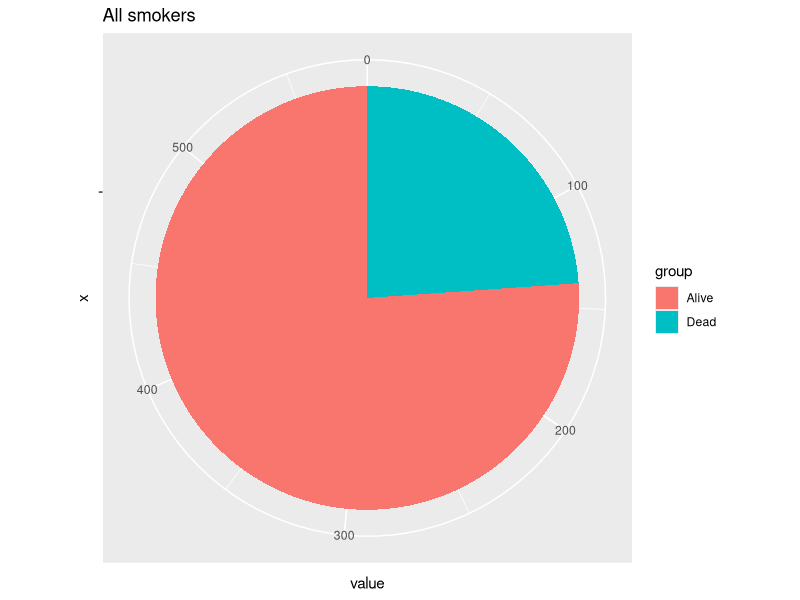
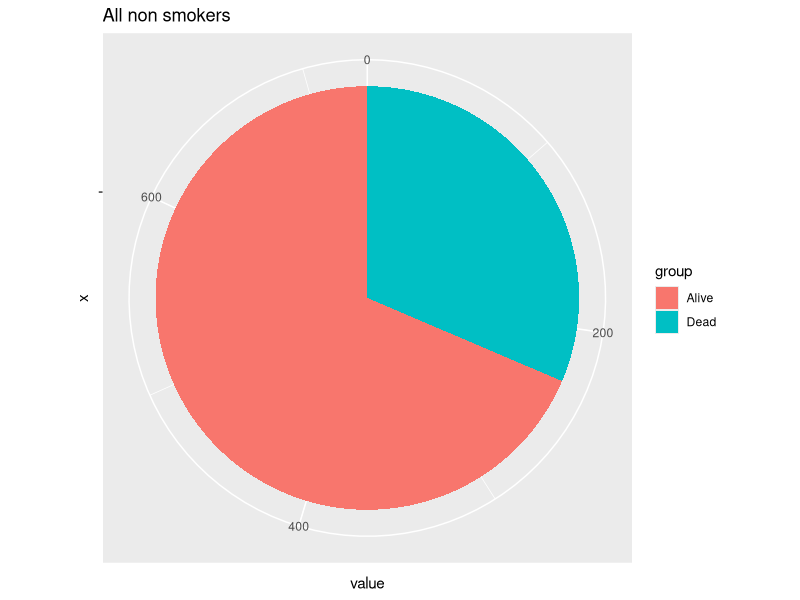
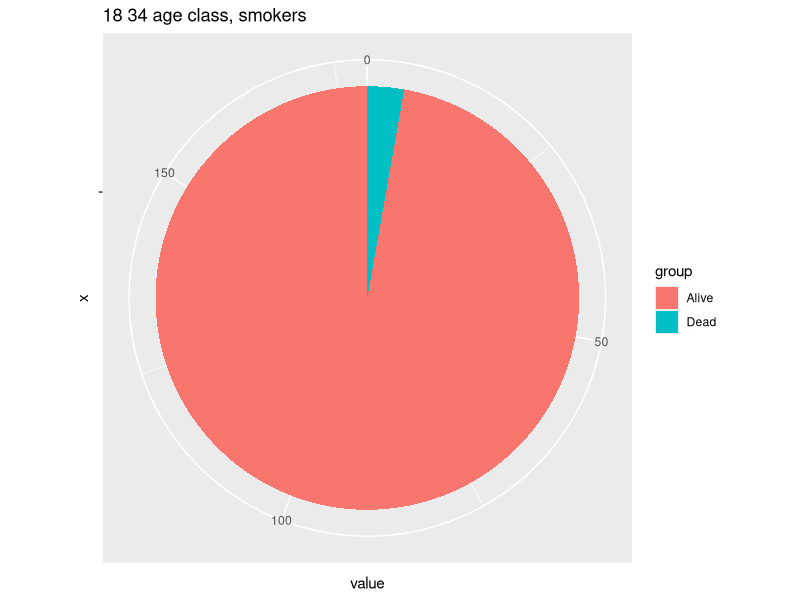
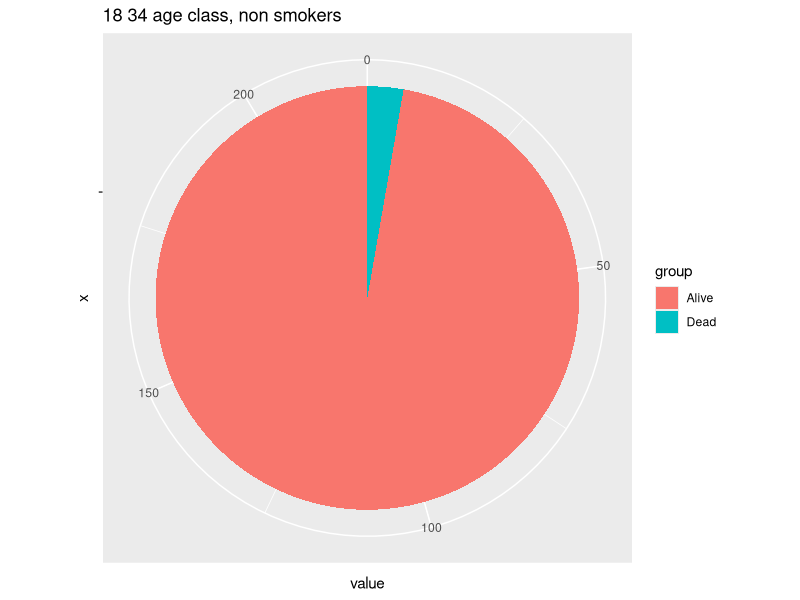
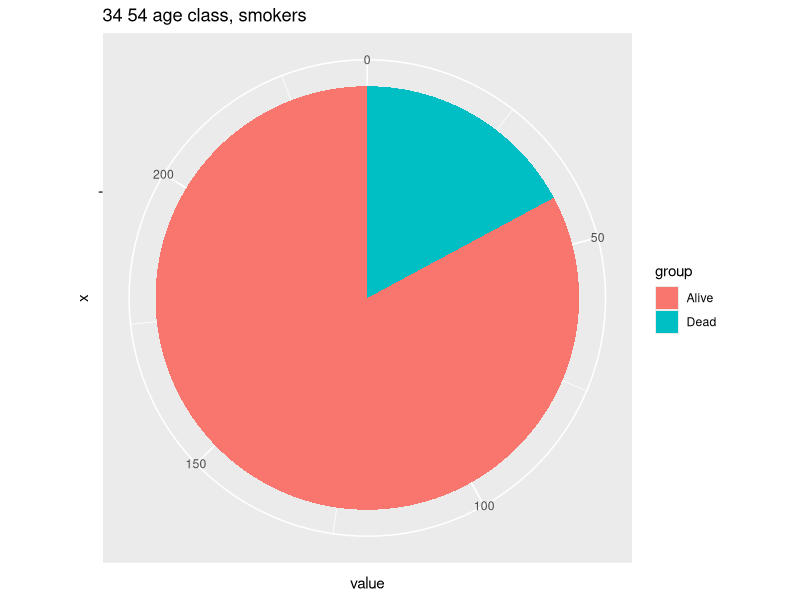
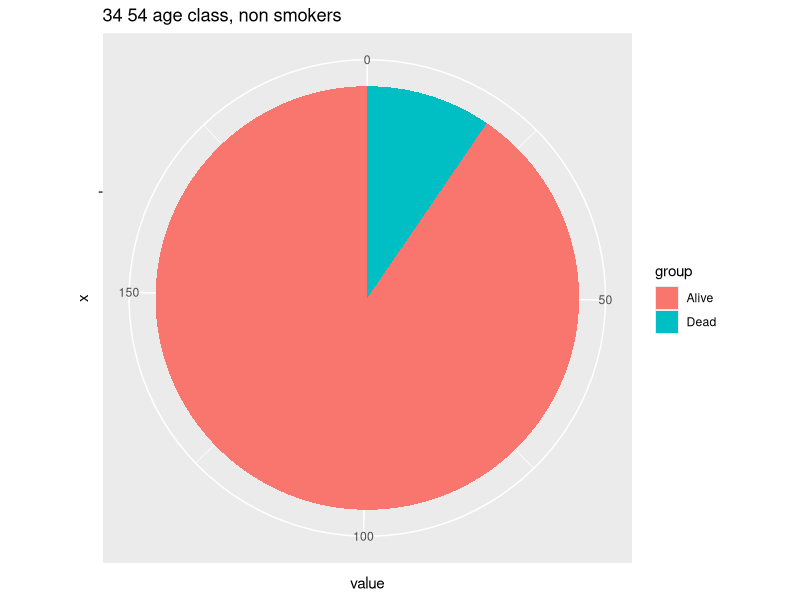
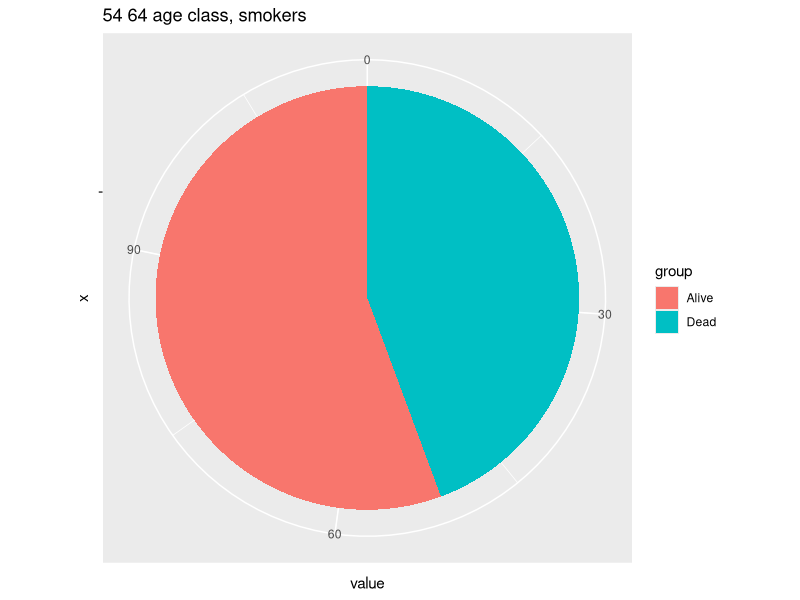
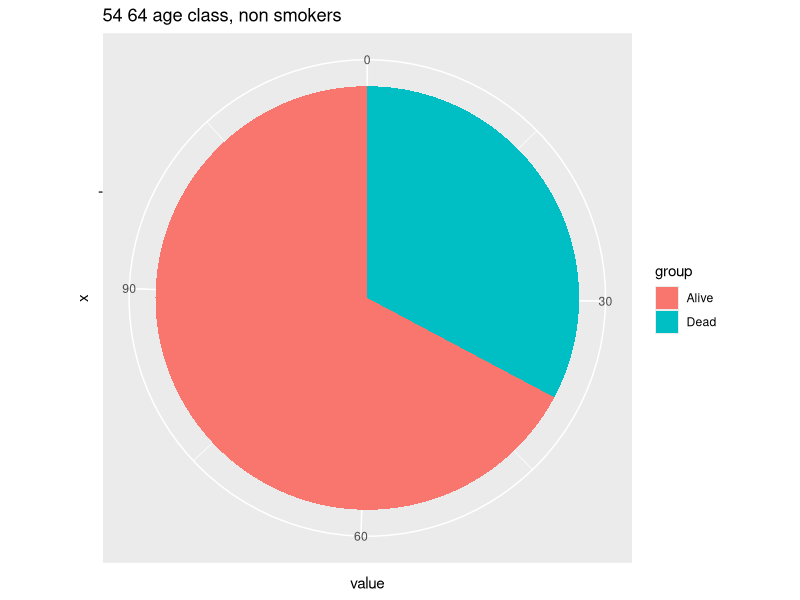

Here is the R script that generated these plots, in order:
## ---- chunk 1
knitr::opts_chunk$set(echo = TRUE)
library(dplyr)
library(ggplot2)
## ---- chunk 2


df = read.csv("Subject6_smoking.csv")
compute_mortality_ratio <- function(smoker_arg,df_arg, title_arg){
  nb_alive= df_arg %>% filter(Status == "Alive" & Smoker== smoker_arg) %>% nrow()
  nb_dead= df_arg %>% filter(Status == "Dead" & Smoker== smoker_arg) %>% nrow()
  
  
  df <- data.frame(
  group = c("Alive", "Dead"),
  value = c(nb_alive,nb_dead)
  )
  
  bp<- ggplot(df, aes(x="", y=value, fill=group))+
  geom_bar(width = 1, stat = "identity") + ggtitle(title_arg) + coord_polar("y", start=0)
  print(bp)
  
  
  nb_dead / (nb_alive+nb_dead) # divide the number of dead by the total, the total being the addition of dead and alive
}


compute_smoker_ratio <- function(df_arg, title_arg){
  nb_smoker= df_arg %>% filter(Smoker== "Yes") %>% nrow()
  nb_non_smoker= df_arg %>% filter(Smoker== "No") %>% nrow()
  
  
  df <- data.frame(
  group = c("Smoker", "Non Smoker"),
  value = c(nb_smoker,nb_non_smoker)
  )
  
  bp<- ggplot(df, aes(x="", y=value, fill=group))+
  geom_bar(width = 1, stat = "identity") + ggtitle(title_arg) +coord_polar("y", start=0)
  print(bp)
  
  
  nb_smoker / (nb_smoker+nb_non_smoker) # divide the number of dead by the total, the total being the addition of dead and alive
}



## ---- chunk 3
compute_mortality_ratio(smoker_arg = "Yes", df_arg =df,title_arg = "All smokers" )

## ---- chunk 4
compute_mortality_ratio(smoker_arg = "No", df_arg =df, title_arg = "All non smokers")

## ---- chunk 5
class1834 = df %>% filter(Age >= 18 & Age < 34)
class3454 = df %>% filter(Age >= 34 & Age < 54)
class5464 = df %>% filter(Age >= 54 & Age < 64)
class64 = df %>% filter(Age >= 64)
compute_mortality_ratio(smoker_arg = "Yes", df_arg = class1834,title_arg = "18 34 age class, smokers")
compute_mortality_ratio(smoker_arg = "No", df_arg = class1834,title_arg = "18 34 age class, non smokers")
compute_mortality_ratio(smoker_arg = "Yes", df_arg = class3454,title_arg = "34 54 age class, smokers")
compute_mortality_ratio(smoker_arg = "No", df_arg = class3454,title_arg = "34 54 age class, non smokers")
compute_mortality_ratio(smoker_arg = "Yes", df_arg = class5464,title_arg = "54 64 age class, smokers")
compute_mortality_ratio(smoker_arg = "No", df_arg = class5464,title_arg = "54 64 age class, non smokers")
compute_mortality_ratio(smoker_arg = "Yes", df_arg = class64,title_arg = " 64 + age class, smokers")
compute_mortality_ratio(smoker_arg = "No", df_arg = class64,title_arg = "64 + age class, non smokers")
## ---- chunk 6
compute_smoker_ratio(df_arg = class1834, title_arg = "")
compute_smoker_ratio(df_arg = class3454, title_arg = "")
compute_smoker_ratio(df_arg = class5464, title_arg = "")
compute_smoker_ratio(df_arg = class64,title_arg = "" )
